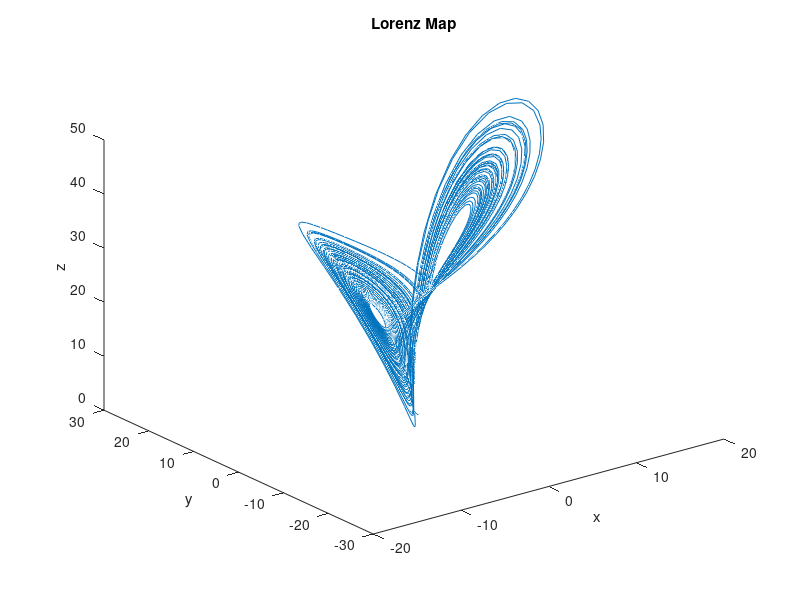

Write the MATLAB code that produced this figure.
% Define the constants
sigma = 10;
rho = 28;
beta = 8/3;

% Define the differential equations
f = @(t,x) [sigma*(x(2)-x(1)); x(1)*(rho-x(3))-x(2); x(1)*x(2)-beta*x(3)];

% Define the initial conditions
x0 = [1;1;1];

% Define the time interval
tspan = [0 100];

% Solve the differential equations
[t,x] = ode45(f,tspan,x0);

% Plot the solution
plot3(x(:,1),x(:,2),x(:,3))
xlabel('x')
ylabel('y')
zlabel('z')
title('Lorenz Map')